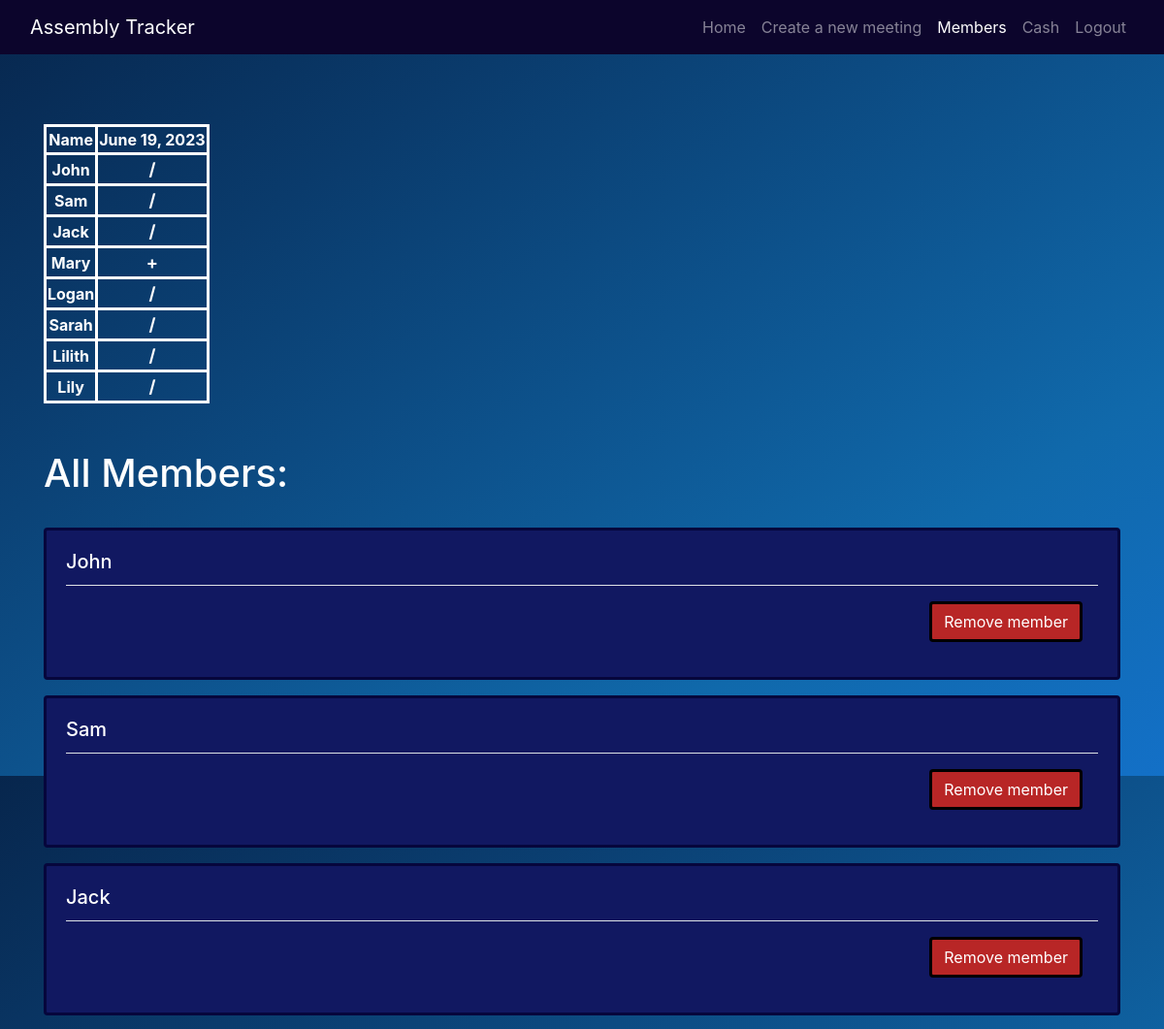
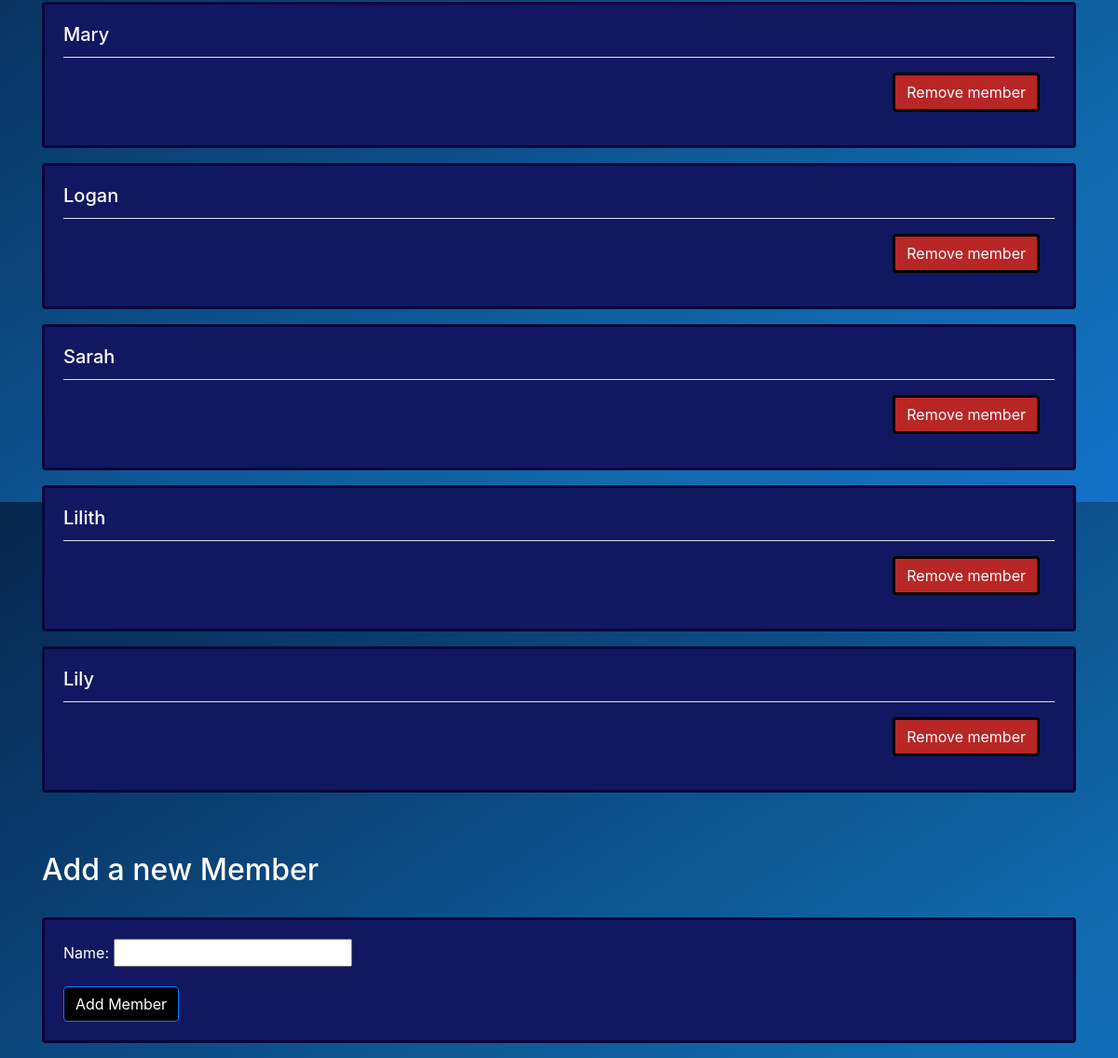
/members-form/ (signed in), run on the app's committed database (2 pictures, top to bottom).
### meetings/models.py (models this page shows, shortened)
class Meeting(models.Model):
    organization = models.ForeignKey(Organization, on_delete=models.CASCADE)
    title = models.CharField(max_length=101)
    date = models.DateField()
    present_members = models.ManyToManyField('Member', related_name='meetings')

class Member(models.Model):
    organization = models.ForeignKey(Organization, on_delete=models.CASCADE, null=True, blank=True)
    name = models.CharField(max_length=100)
    present_times = models.PositiveIntegerField(default=0)

### meetings/views.py (the view)
# urls.py: path('members-form/', views.members_form, name='members_form'),
@login_required
def members_form(request):
    organization = request.user.organization
    members = Member.objects.filter(organization=organization)
    meetings = Meeting.objects.filter(organization=organization)
    members.update(present_times=0)
    for meeting in meetings:
        present_members = meeting.present_members.all()
        present_members.update(present_times=F('present_times') + 1)
    if request.method == 'POST':
        form = MemberForm(request.POST)
        if form.is_valid():
            member = form.save(commit=False)
            member.organization = request.user.organization
            member.save()
    else:
        form = MemberForm()
    return render(request, 'members_form.html', {'form': form, 'members': members, 'meetings': meetings})

### meetings/forms.py
class MemberForm(forms.ModelForm):
    class Meta:
        model = Member
        fields = ['name']

### meetings/templates/members_form.html (shortened to what this page needs)
{% extends 'base.html' %}
{% block content %}
    <br><br>
    <table style="width: auto; border: solid; color: white;">
        <tr>
            <th>Name</th>
            {% for meeting in meetings %}
                <th>{{ meeting.date }}</th>
            {% endfor %}
        </tr>
        {% for member in members %}
            <tr>
                <th>{{ member.name }}</th>
                {% for meeting in meetings %}
                    <td>
                        {% if member in meeting.present_members.all %}
                            <b>+</b>
                        {% else %}
                            <b>/</b>
                        {% endif %}
                    </td>
                {% endfor %}
            </tr>
        {% endfor %}
    </table>
    <br><br>
    <h1>All Members:</h1><br>
    {% for member in members %}
        <a href="{% url 'meetings:member_info' member_id=member.id %}">
            <div class="card mb-3">
                <div class="card-body">
                    <h5 class="card-title" style="color: white;">{{ member.name }}</h5>
                    <div class="modal-footer">
                        <a href="{% url 'meetings:member_delete' member_id=member.id %}" class="btn btn-danger">Remove member</a>
                    </div>
                </div>
            </div>
        </a>
    {% endfor %}  <br> <br>
    <h2>Add a new Member</h2><br>
    <div class="card mb-3" >
        <div class="card-body">
            <form method="post">
                {{ form.as_p }}
                <button class="btn btn-primary" type="submit">Add Member</button>
            </form>
        </div>
    </div>
{% endblock %}

### meetings/templates/members_form.html (style rules this page uses)
th, td { border: solid; text-align: center; }
td { font-size: large; }
.btn { background-color: rgb(0, 0, 0); color: white; }
h1, h2, h3 { color: white; }
.card { background-color: rgb(17, 24, 97); border: solid rgb(6, 6, 60); color: white; }
.btn-danger { background-color: rgb(184, 38, 38); border: solid rgb(0, 0, 0); color: white; }
a:hover, a:visited, a:link, a:active { text-decoration: none !important; -webkit-box-shadow: none !important; box-shadow: none !important; }

### data on the page
Meeting: date "June 19, 2023"
Member: name "John"
Member: name "Sam"
Member: name "Jack"
Member: name "Mary"
Member: name "Logan"
Member: name "Sarah"
Member: name "Lilith"
Member: name "Lily"
